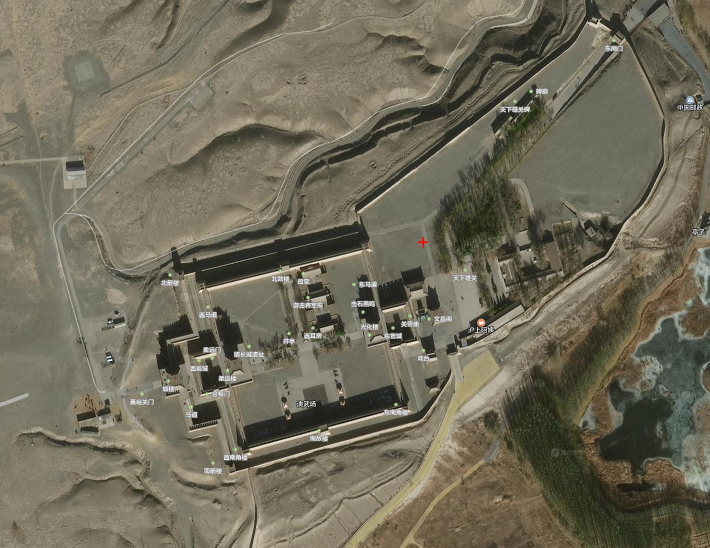
#> input picture longmen-wechat-mini-program/images/jiayuguan-satellite.webp, 1420 x 1095 px (shown at 1/2 size)
$ python render-route-overlays.py
#> lines starting #> are read from the running program, lines starting #| are printed output that depends on the picture
from pathlib import Path
from PIL import Image, ImageDraw, ImageFont

ROOT = Path(__file__).resolve().parents[1]
SOURCE = ROOT / "images" / "jiayuguan-satellite.webp"
SCALE = 2
COLORS = {
    "guard": (129, 166, 194),
    "caravan": (223, 141, 96),
}
PATHS = {
    "guard": [(1227, 82), (1175, 140), (1118, 211), (1055, 290), (986, 370), (915, 446), (850, 515), (780, 577), (700, 598), (616, 612), (670, 628), (742, 653), (660, 674), (582, 689), (512, 696), (430, 727), (345, 772)],
    "caravan": [(1227, 82), (1192, 145), (1150, 215), (1100, 290), (1044, 365), (988, 438), (950, 488), (916, 532), (892, 575), (881, 635), (862, 614), (840, 593), (820, 572), (804, 558), (775, 556), (746, 558), (716, 562), (686, 568), (654, 575), (622, 584), (590, 593), (558, 603), (527, 614), (497, 628), (469, 643), (445, 660), (420, 680), (405, 698), (395, 718), (395, 730), (382, 742), (365, 750), (346, 751), (317, 742), (285, 732), (252, 722), (235, 719)],
}
STOPS = {
    "guard": [(1227, 82), (616, 612), (742, 653), (512, 696), (345, 772)],
    "caravan": [(1227, 82), (881, 635), (804, 558), (395, 730), (235, 719)],
}

def route_overlay(active):
#> called with active = 'guard'
    base = Image.open(SOURCE).convert("RGBA")
    width, height = base.size
#> width = 1420; height = 1095
    canvas = Image.new("RGBA", (width * SCALE, height * SCALE), (0, 0, 0, 0))
#> canvas: PIL image 2840x2190 RGBA; every value is 0
    draw = ImageDraw.Draw(canvas)
    try:
        font = ImageFont.truetype("C:/Windows/Fonts/arial.ttf", 25 * SCALE)
    except OSError:
        font = ImageFont.load_default()
    other = "caravan" if active == "guard" else "guard"
    for key in (other, active):
        alpha = 245 if key == active else 68
        color = COLORS[key] + (alpha,)
        points = [(x * SCALE, y * SCALE) for x, y in PATHS[key]]
        draw.line(points, fill=(8, 15, 23, 165 if key == active else 80), width=(16 if key == active else 11) * SCALE, joint="curve")
        if key == active:
            draw.line(points, fill=COLORS[key] + (72,), width=13 * SCALE, joint="curve")
        draw.line(points, fill=color, width=(7 if key == active else 5) * SCALE, joint="curve")
        for index, (x, y) in enumerate(STOPS[key], 1):
            cx, cy, radius = x * SCALE, y * SCALE, 13 * SCALE
            marker = COLORS[key] + (alpha,)
            draw.ellipse((cx - radius - 5 * SCALE, cy - radius - 5 * SCALE, cx + radius + 5 * SCALE, cy + radius + 5 * SCALE), fill=COLORS[key] + (42 if key == active else 16,))
            draw.ellipse((cx - radius, cy - radius, cx + radius, cy + radius), fill=(17, 25, 34, 245 if key == active else 180), outline=marker, width=3 * SCALE)
            draw.ellipse((cx - radius + 4 * SCALE, cy - radius + 4 * SCALE, cx + radius - 4 * SCALE, cy + radius - 4 * SCALE), outline=(248, 229, 190, 235 if key == active else 100), width=1 * SCALE)
            label = str(index)
            box = draw.textbbox((0, 0), label, font=font)
            tw, th = box[2] - box[0], box[3] - box[1]
            draw.text((cx - tw / 2, cy - th / 2 - box[1]), label, font=font, fill=(255, 250, 235, 255))
    canvas = canvas.resize((width, height), Image.Resampling.LANCZOS)
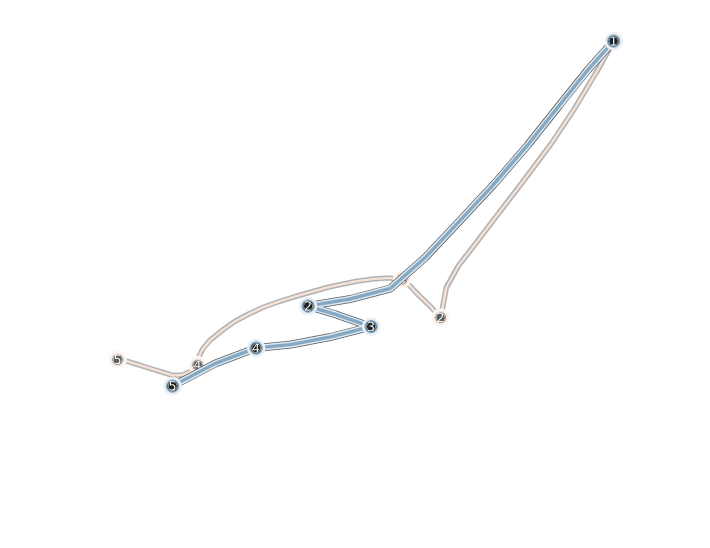
#> canvas: PIL image 1420x1095 RGBA (shown at 1/2 size); mean R, G, B, A 3, 3.2, 3.4, 3.4; transparent parts drawn white
    canvas.save(ROOT / "images" / ("map-" + active + ".png"), optimize=True)

for route in ("guard", "caravan"):
    route_overlay(route)
